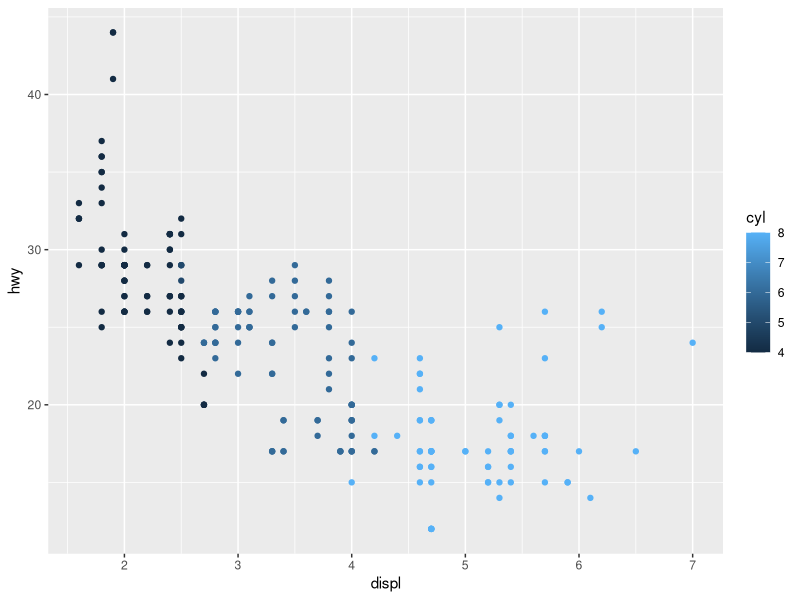

Reproduce this figure in R.
## ---- chunk 1
knitr::opts_chunk$set(echo = TRUE)
## ---- chunk 2
library(ggplot2)
mpg
## ---- chunk 3
ggplot(mpg, aes(displ, hwy, color = cyl))+
  geom_point()
